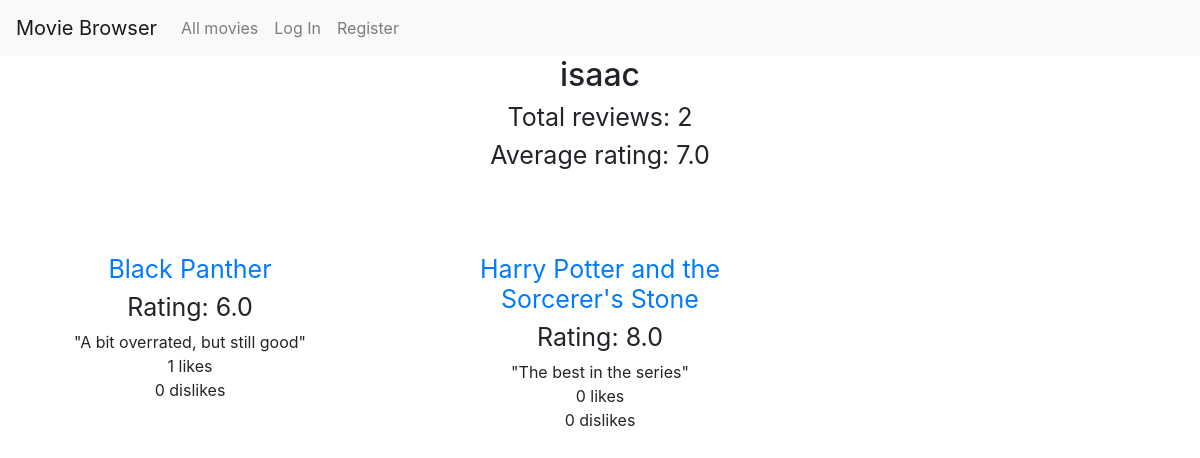
The page /profile/2 on the database its author committed.
### movies/models.py (models this page shows, shortened)
class User(AbstractUser):
    pass

class Review(models.Model):
    creator = models.ForeignKey(User, on_delete=models.CASCADE)
    movie = models.ForeignKey(Movie, on_delete=models.CASCADE)
    likes_amount = models.IntegerField(default=0,max_length=999)
    dislikes_amount = models.IntegerField(default=0,max_length=999)
    content = models.CharField(default="", max_length=999)
    score = models.FloatField(default=0, max_length=99)

class Movie(models.Model):
    title = models.CharField(default="", max_length=100)
    image_url = models.CharField(default="", max_length=999)
    release_year = models.IntegerField(default=0, max_length=6)
    description = models.CharField(default="", max_length=9999)
    genre = models.ForeignKey(Genre, on_delete=models.CASCADE, related_name="genre")
    average_score = models.FloatField(default=-1, max_length=10)

### movies/views.py (the view, shortened to what this page needs)
# urls.py: path("profile/<int:id>", views.profile, name="profile"),
def profile (request, id):
    user_profile = User.objects.get(id=id)
    reviews = Review.objects.filter(creator=user_profile)
    user_profile.total_reviews = len(reviews)
    totalscore = 0
    if len(reviews) > 0:
        for review in reviews:
            totalscore += review.score
        user_profile.average = str(round((totalscore/user_profile.total_reviews),2))
    else:
        user_profile.average = "Invalid"
    return render(request, "movies/profile.html",{
        "user_profile" : user_profile,
        "reviews" : reviews
    })

### movies/templates/movies/profile.html (shortened to what this page needs)
{% extends "movies/layout.html" %}
{% load static %}
{% block body %}
<div id="profile">
<h2>{{user_profile.username}}</h3>
<h3>Total reviews: {{user_profile.total_reviews}}</h3>
<h3>Average rating: {{user_profile.average}}</h3>
</div>
<div class="row">
    {% for review in reviews %}
        {% if forloop.counter0|divisibleby:3 %}
            </div><br><div class="row">
        {% endif %}
            <div class="col-4">
                <div class="review">
                    <a href="/movie/{{review.movie.id}}"><h2 id="title">{{review.movie.title}}</h2></a>
                    <h2>Rating: {{review.score}}</h2>
                    <p>"{{review.content}}"</p>
                    <p data-likes="{{review.likes_amount}}" data-id="{{review.id}}la">{{review.likes_amount}} likes</p>
                    <p data-dislikes="{{review.dislikes_amount}}" data-id="{{review.id}}da">{{review.dislikes_amount}} dislikes</p>
                </div>
            </div>
{% endfor %}
{% endblock %}

### movies/static/movies/styles.css (style rules this page uses)
body { overflow-x: hidden; }
.review { height: 100%; margin: 10px; margin-bottom: 50px; text-align: center; }
.review p { margin: 0; }
.review h2 { font-weight: 400; font-size: 25px; }
#profile h3 { font-size: 25px; font-weight: 400; }
#profile { margin: auto; width: 50%; margin-bottom: 50px; text-align: center; }

### rows shown on the page
User: username "isaac", total_reviews "2", average "7.0"
Review: movie "Black Panther", score "6.0", content "A bit overrated, but still good", likes_amount "1", dislikes_amount "0"
Review: movie "Harry Potter and the Sorcerer's Stone", score "8.0", content "The best in the series", likes_amount "0", dislikes_amount "0"
